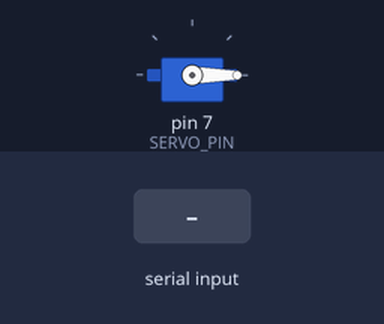
This sketch was run on a simulated Arduino Uno, built with avr-gcc and run on an emulated ATmega328P. Shown: servo. The inputs (shaded band) are chosen by the test bench. What the sketch prints to the serial monitor is not drawn.

Above: at 1.2 s.
1.3 s: "90,45,200\n" received over Serial
At 2.3 s:
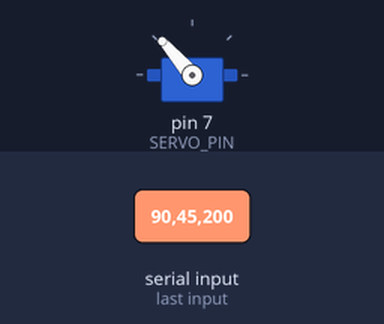
2.8 s: "30,150\n" received over Serial
At 3.3 s:
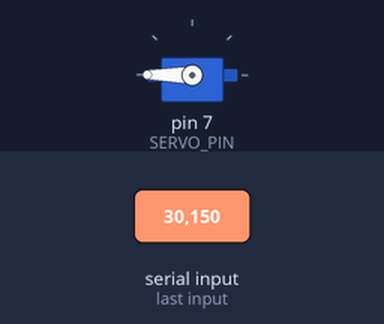
4.3 s: "1,90\n" received over Serial
At 5.5 s:
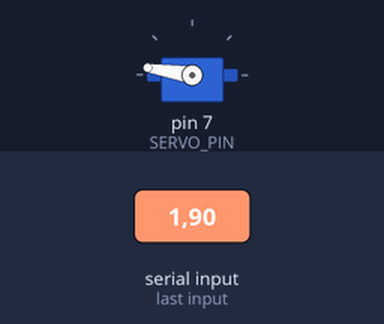
5.8 s: "30,150,10\n" received over Serial
At 7.0 s:
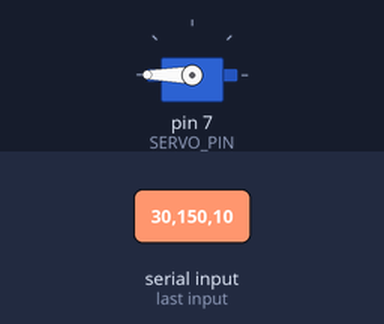
7.3 s: "90,45\n" received over Serial
At 7.9 s:
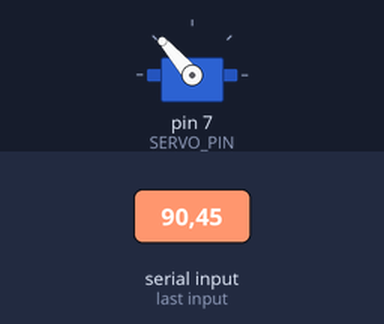
Timing chart, 0 to 9.8 s (numbered marks = the images above; inputs shaded):
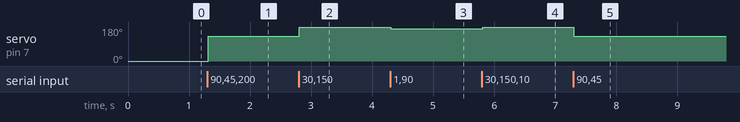

The sketch:

sketch.ino
```cpp
/*
* This is sketch to demonstrate controlling a servo motor with a Gamepad controller through bluetooth
*/
#include <Servo.h>

Servo servo;
// To store incomming data
String data,
    // To store split data
    items[10];
// Connect Pin 9 to reset pin (RST)
// Thumb buttons A=3, B=2, X=4, Y=1, L1 = 5, L2 = 6, R1 = 7, R2 = 8, start = 9
// Button numbers may vary based on your gamepad controller
int RESET_PIN = 9,
    SERVO_PIN = 7,
    btn = 0,
    // Left  and Right thumb sliders
    left_thumb_x, left_thumb_y, right_thumb_x, right_thumb_y;
void setup()
{
  // put your setup code here, to run once:
  // pulling the Arduino RESET pin HIGH
  digitalWrite(RESET_PIN, HIGH);
  pinMode(RESET_PIN, OUTPUT);
  // Attach a servo
  servo.attach(SERVO_PIN);
  servo.write(0);
  Serial.begin(9600);
  Serial.println("Starting....");
}

void loop()
{
  // put your main code here, to run repeatedly:
  if (Serial.available() > 0)
  {
    // Read the data from the Bluetooth module
    data = Serial.readStringUntil('\n');
    Serial.println(data);
    // data is sent as a stream of string separeted by a delimiter (,)
    int count = split(data, ',', items);
    Serial.print("Count: " + count);
    // First value is button numbe 1-9
    btn = items[0].toInt();
    // Reset arduino if necessary
    if (btn == 9)
      digitalWrite(RESET_PIN, LOW);
    // Slider values are from -100 to 99
    left_thumb_x = items[1].toInt(), left_thumb_y = items[3].toInt(), right_thumb_x = items[2].toInt(), right_thumb_y = items[4].toInt();
    // Process the upcoming value according to the Servo's degree of motion
    servo.write(map(left_thumb_x, -100, 99, 0, 180));
    Serial.print("left_thumb_x: "+ map(left_thumb_x, -100, 99, 0, 180));
  }
}
// A helper function to split the data
int split(String data, char delimiter, String *items)
{
  int count = 0;
  int len = data.length();
  char chars[len + 1];
  data.toCharArray(chars, len + 1);
  String item = "";
  for (int i = 0; i < len; i++)
  {
    if (chars[i] == delimiter)
    {
      items[count] = item;
      count++;
      item = "";
    }
    else
    {
      item += chars[i];
    }
  }
  items[count] = item;
  return count + 1;
}
```

Measured:
- after the input at 1.3 s, servo on pin 7 (SERVO_PIN): 0° → 131° at once
- after the input at 2.8 s, servo on pin 7 (SERVO_PIN): 131° → 180° at once
- after the input at 4.3 s, servo on pin 7 (SERVO_PIN): 180° → 171° at once
- after the input at 5.8 s, servo on pin 7 (SERVO_PIN): 171° → 180° at once
- after the input at 7.3 s, servo on pin 7 (SERVO_PIN): 180° → 131° at once
